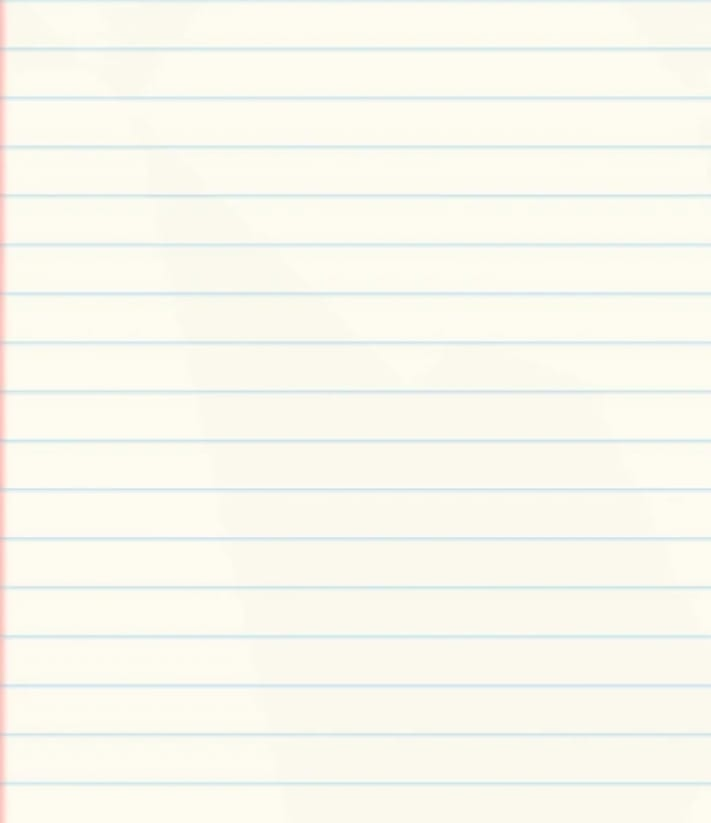
#> input picture background/background.jpeg, 711 x 823 px
$ python main.py
#> lines starting #> are read from the running program, lines starting #| are printed output that depends on the picture
from PIL import Image ,ImageDraw,ImageFont,ImageFilter
import random

X_JITTER = 7    # left-right pixels
Y_JITTER = 7    # up-down pixels
WORD_SPACE = 12

# Starting position (margin)
x, y = 10, 150 # the x and y where written line is start
line_gap = 95  # the margin between lines

background = Image.open("background/background.jpeg").convert("RGB")
#> background is the input picture: PIL image 711x823 RGB; mean R, G, B 249.4, 248.7, 238.5
background = background.resize((1200, 1600))
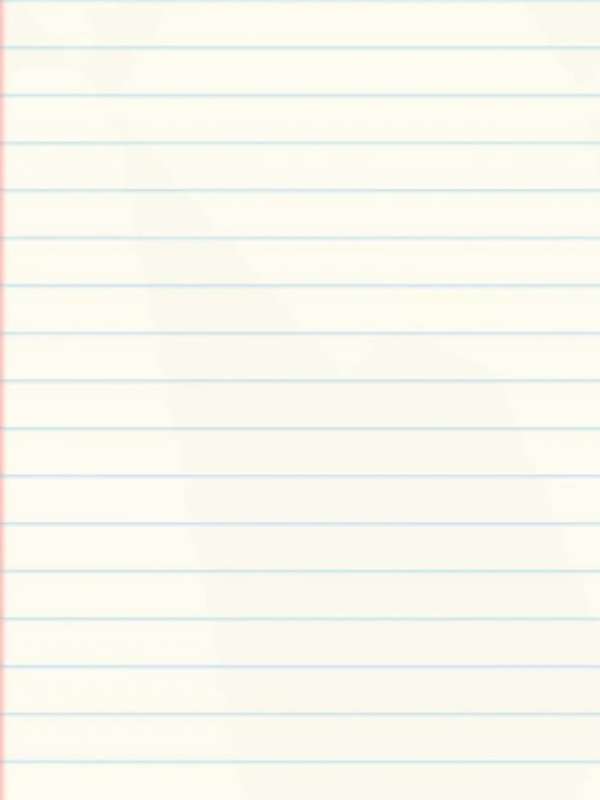
#> background: PIL image 1200x1600 RGB (shown at 1/2 size); mean R, G, B 249.4, 248.7, 238.5

TOP_MARGIN = 140
BOTTOM_MARGIN = background.height - 30
#> BOTTOM_MARGIN = 1570


PAGE_WIDTH = background.width
#> PAGE_WIDTH = 1200
LEFT_MARGIN = x
RIGHT_MARGIN = PAGE_WIDTH - 70
#> RIGHT_MARGIN = 1130


# draw = ImageDraw.Draw(background)
font = ImageFont.truetype("fonts/QEDavidReidCAP.ttf", 40)

pages = []          # store completed pages
page_count = 1

def new_page():
    img = Image.open("background/background.jpeg").convert("RGB")
    img = img.resize((1200, 1600))
    return img, ImageDraw.Draw(img)

paper , draw = new_page()  # make new page using func()
y = TOP_MARGIN

# Text input
# text = """"""     # for input in code
with open("input/input.txt", "r", encoding="utf-8") as file:
#> (reads input/input.txt from the repository)
    text = file.read()

lines = text.split("\n")

# for line in lines:    # how the text input is printing
#     draw.text((x, y), line, fill=(20, 20, 60), font=font)
#     y += line_gap


for line in lines:         # this for loop add human error while writing like writing under the line over the line etc
    current_x = x
    words = line.split(" ")

    for word in line.split(" "):
        x_offset = random.randint(-X_JITTER, X_JITTER)
        y_offset = random.randint(-Y_JITTER, Y_JITTER)
        word_width = draw.textlength(word, font=font)
#> word_width = 134.5

        if current_x + word_width >= RIGHT_MARGIN:   # create new line
            y += line_gap
            current_x = LEFT_MARGIN

        if y + line_gap >= BOTTOM_MARGIN:  # create new page
            pages.append(paper)
            paper, draw = new_page()
            y = TOP_MARGIN

        draw.text(
            (current_x + x_offset, y + y_offset),
            word,
            fill=(20, 20, 60),
            font=font
        )


        current_x += word_width + WORD_SPACE
#> current_x = 156.5

    y += line_gap


# background.save("output.png")  # the output img is saved

pages.append(paper)      #      save multiple pages

# for i, page in enumerate(pages, start=1):
#     page.save(f"output_page_{i}.png")

# print(f"Saved {len(pages)} handwritten pages")

pages = [page.convert("RGB") for page in pages]

pages[0].save(                           # save output in pdf
    "handwritten_notes.pdf",
    save_all=True,
    append_images=pages[1:]
)
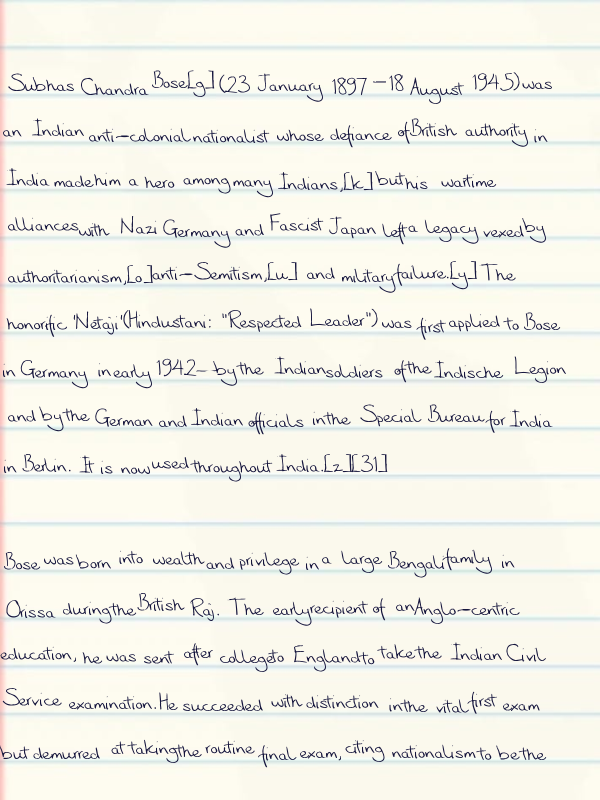
#> saved as handwritten_notes.pdf: PIL image 1200x1600 RGB (shown at 1/2 size); mean R, G, B 241.6, 240.9, 232.4

print(f"Saved {len(pages)} pages into handwritten_notes.pdf")


# background.show()
